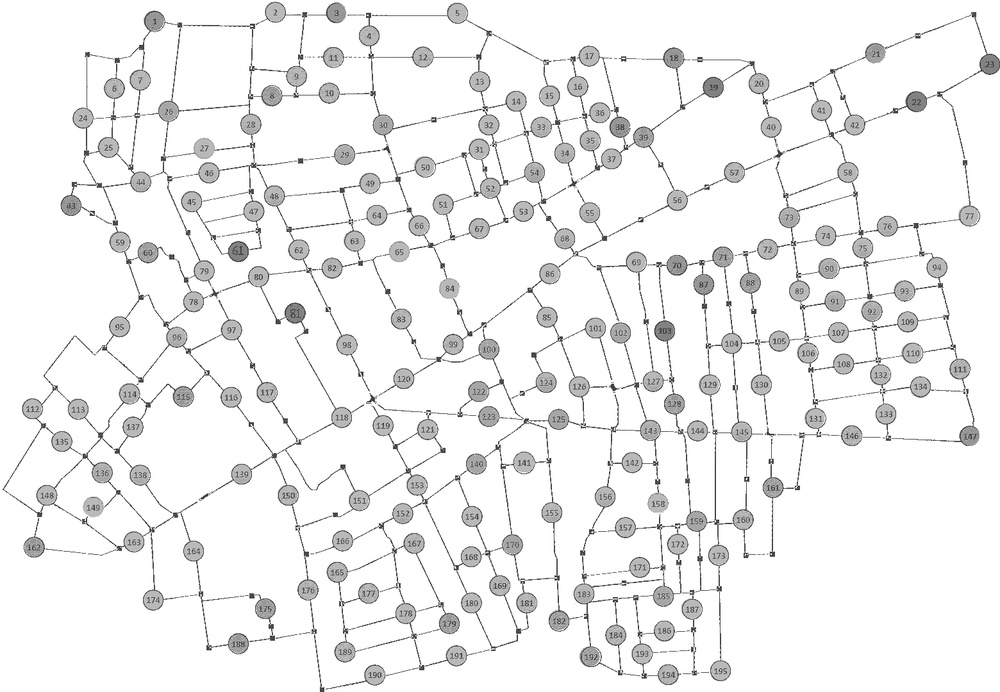
#> input picture reference/bw clean map.jpg, 1000 x 692 px, shrunk from 1560 x 1080 before the run
$ python find_nodes.py   (older library calls are emulated)
#> lines starting #> are read from the running program, lines starting #| are printed output that depends on the picture; after the words box and inside, x2 and y2 are one past the last pixel; in counts of white or black regions, pixels touching at a corner belong together
import cv2
import numpy as np
import json

input_path = '../reference/bw clean map.jpg'


def label_contour(image, contour, label, font_color=(0, 0, 255)):
    """put a text label at the center of a contour
    :param image: image to draw label on
    :param contour: contour of interest (will derive center for putting text)
    :param label: text to write on contour
    :param font_color: text font color as BGR tuple
    :return: None. modifies input image in place
    """
    moments = cv2.moments(contour)
    x_center = int(moments["m10"] / moments["m00"])
    y_center = int(moments["m01"] / moments["m00"])
    cv2.putText(image,
                f'{label}',
                (x_center, y_center),
                cv2.FONT_HERSHEY_SIMPLEX,
                1.25,
                font_color,
                4)


# read image and convert to grayscale
im = cv2.imread(input_path)
#> im is the input picture: shape (692, 1000, 3); min 8, max 255, mean 239.9
gray = cv2.cvtColor(im, cv2.COLOR_BGR2GRAY)

# threshold image to more isolate edges and nodes
_, threshed_nodes = cv2.threshold(gray, 200, 255, cv2.THRESH_BINARY)
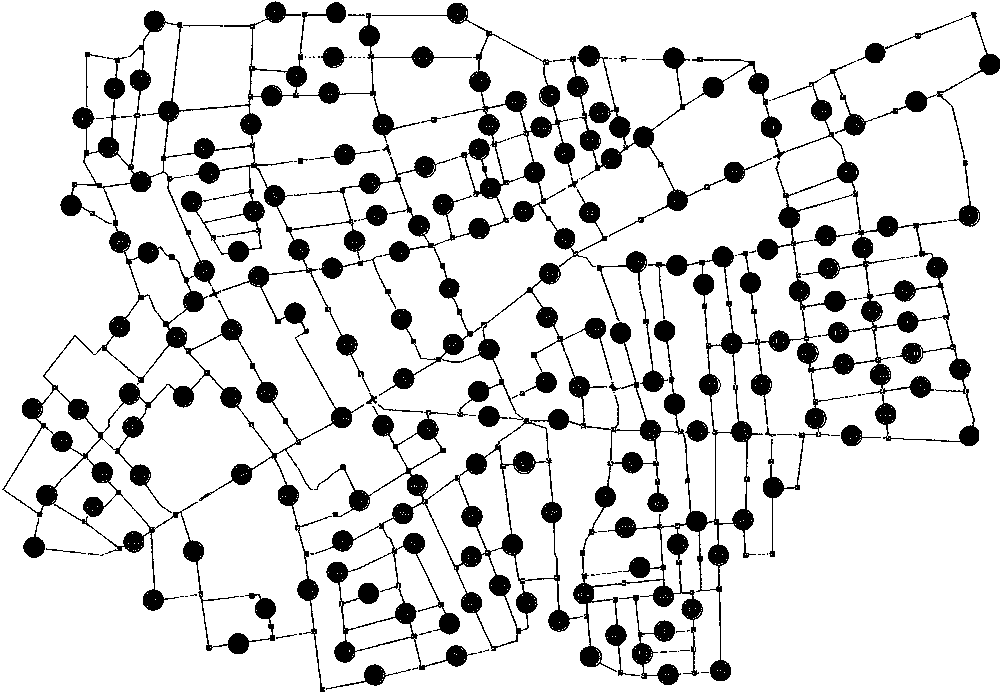
#> threshed_nodes: shape (692, 1000); 86.5% white; 114 black regions (82 under 20 px), largest, box (x1, y1, x2, y2) and area: (2, 1, 1000, 692) 79323, (567, 45, 782, 237) 5816, (619, 595, 681, 685) 1245
_, threshed_edges = cv2.threshold(gray, 5, 255, cv2.THRESH_BINARY)
#> threshed_edges: shape (692, 1000); every value is 255

# further isolate nodes
threshed_nodes = cv2.bitwise_xor(threshed_nodes, threshed_edges)
threshed_nodes = cv2.erode(threshed_nodes.copy(), None)
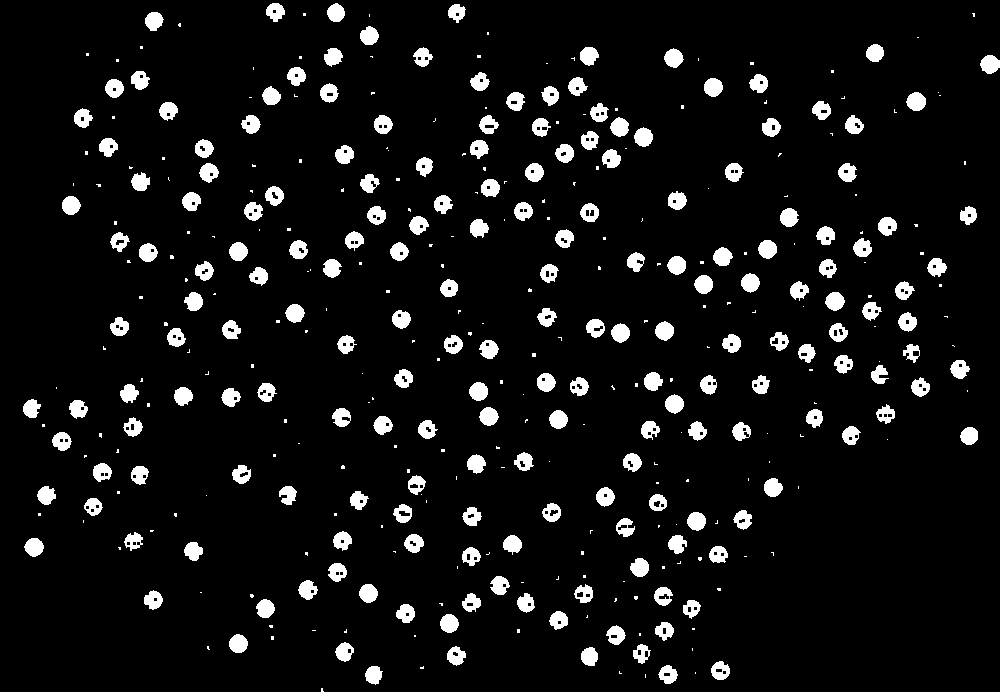
#> threshed_nodes: shape (692, 1000); 7.2% white; 406 white regions (211 under 20 px), largest, box (x1, y1, x2, y2) and area: (906, 92, 926, 111) 288, (980, 55, 1000, 74) 284, (704, 78, 723, 97) 281
threshed_nodes = cv2.morphologyEx(threshed_nodes, cv2.MORPH_OPEN, np.ones((2, 2), dtype=np.uint8))
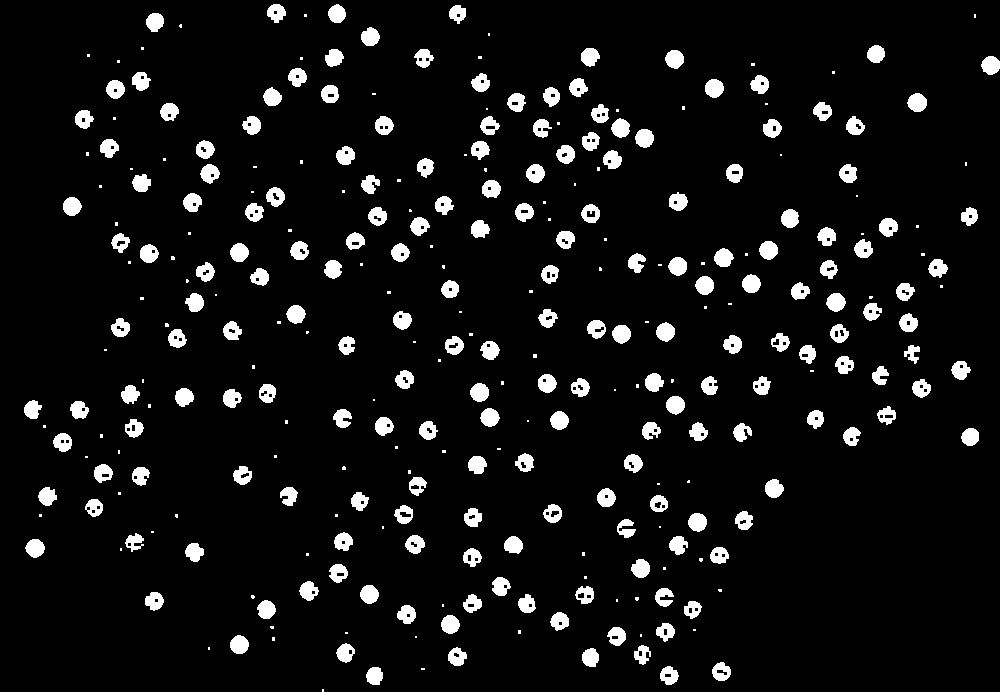
#> threshed_nodes: shape (692, 1000); 7.1% white; 318 white regions (123 under 20 px)

# find contours (should be only nodes given preprocessing)
_, node_cnts, _ = cv2.findContours(threshed_nodes.copy(), cv2.RETR_EXTERNAL, cv2.CHAIN_APPROX_SIMPLE)
#> node_cnts = 318 contours, 123 with area under 20; largest, box (x1, y1, x2, y2) and area: (907, 93, 927, 112) 262, (705, 79, 724, 98) 254, (230, 635, 249, 654) 253, (656, 322, 675, 342) 253, (826, 293, 846, 312) 253

# copy input image for drawing contours on
nodes_clone = im.copy()
output = {}
for (i, c) in enumerate(node_cnts):
    # draw and label contour
    area = cv2.contourArea(c)
    if area > 100:
        cv2.drawContours(nodes_clone, [c], -1, (0, 255, 0), 2)
        # label_contour(nodes_clone, c, label=i)
        moments = cv2.moments(c)
        x_center = int(moments["m10"] / moments["m00"])
        y_center = int(moments["m01"] / moments["m00"])
        output[i] = [x_center, y_center]
#> this loop made 318 passes
#> (area, x_center, y_center) on passes 3, 4, 5, 6, 7, 9, 10, 13, 18, 20, 21, 22: (216.5, 374, 675), (232.5, 668, 675), (246, 720, 671), (225.5, 590, 657), (231.5, 456, 656), (178, 641, 654), (237, 345, 652), (253, 238, 644), (239.5, 616, 635), (215, 665, 631), (249.5, 449, 624), (233, 559, 620)
#> area on pass 121: 234
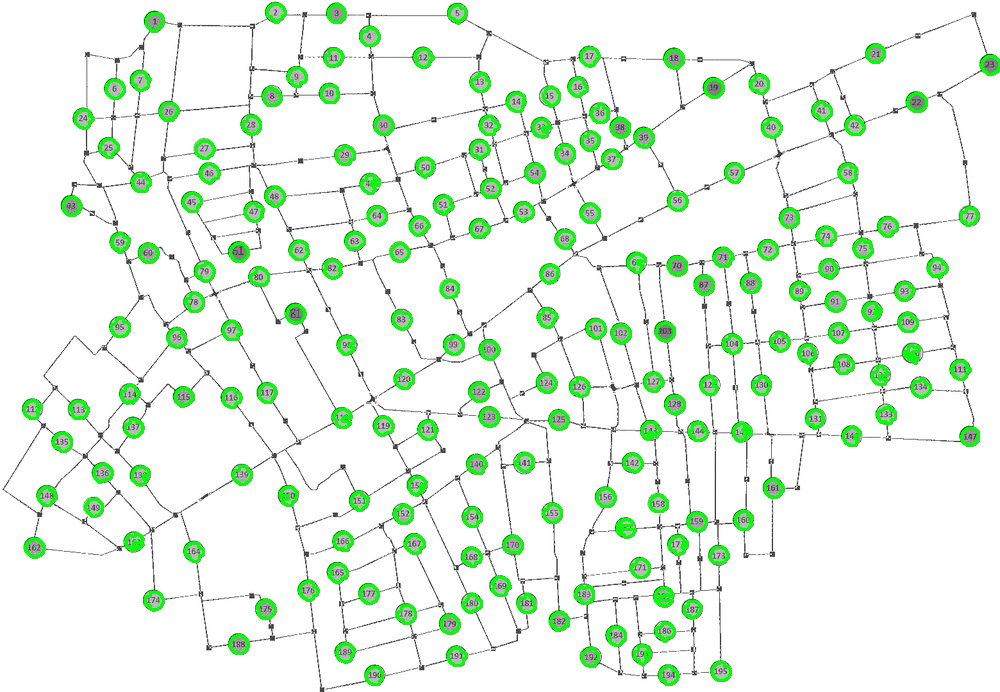
#> nodes_clone: shape (692, 1000, 3); 5.57% of pixels changed, all inside (x1, y1, x2, y2) = (23, 3, 1000, 686)
#> after the loop, output = 195 items
        #crop_img = nodes_clone[(y_center-11):(y_center+11), (x_center-11):(x_center+11)]
        #cv2.imwrite("nodes/node_"+str(i)+".jpg", crop_img)

with open('node_centers.json', 'w') as fp:
    json.dump(output, fp)
# further isolate edges
# threshed_edges_inv = 255 - threshed_edges

# find contours (should be only nodes given preprocessing)
# _, edge_cnts, _ = cv2.findContours(threshed_edges_inv.copy(), cv2.RETR_EXTERNAL, cv2.CHAIN_APPROX_SIMPLE)
# # copy input image for drawing contours on
# edges_clone = im.copy()
# valid_i = -1
# for (i, c) in enumerate(edge_cnts):
#     # compute the area & bounding box of contour of interest
#     area = cv2.contourArea(c)
#     print(area);
#
#     if area > 200:
#         valid_i += 1
#         # draw and label contour
#         cv2.drawContours(edges_clone, [c], -1, (0, 255, 0), 2)
#         #label_contour(edges_clone, c, label=valid_i)


# display results of preprocessing
#cv2.imshow('Edges', edges_clone)
cv2.imshow('Nodes', nodes_clone)
#cv2.imshow('Input Image', im)
cv2.waitKey(0)
